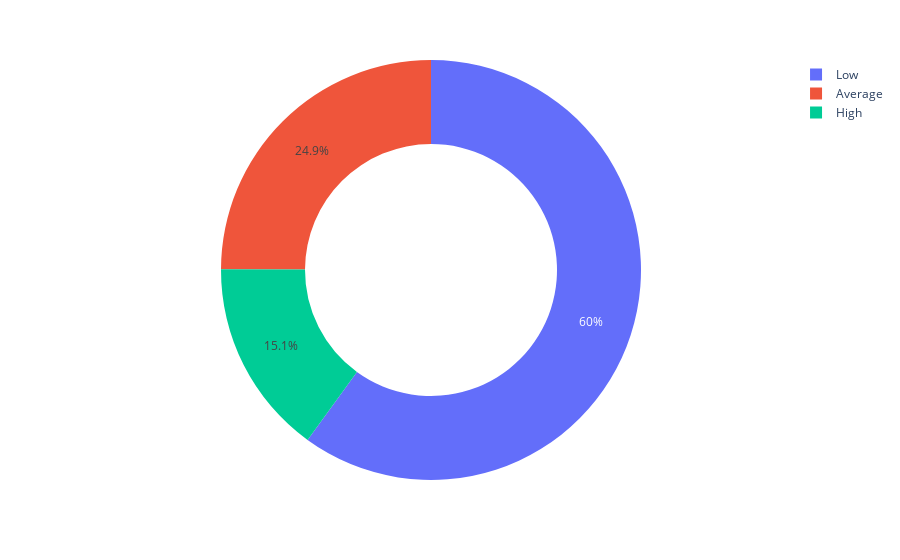

Notebook code for this chart:
### Code cell
plt.figure(figsize=(7,8))
px.pie(df['Spending_Score'].value_counts().reset_index(),values= 'Spending_Score', names = ['Low ', 'Average','High'] , hole =0.6)

### Figure 1 — Plotly figure (JSON) as saved in the notebook; plotly's stock layout.template omitted (floating-point values rounded to 4 significant figures)
{"data": [{"domain": {"x": [0, 1], "y": [0, 1]}, "hole": 0.6, "hovertemplate": "label=%{label}<br>Spending_Score=%{value}<extra></extra>", "labels": ["Low ", "Average", "High"], "legendgroup": "", "name": "", "showlegend": true, "type": "pie", "values": [3999, 1662, 1004]}], "layout": {"legend": {"tracegroupgap": 0}, "margin": {"t": 60}}}
